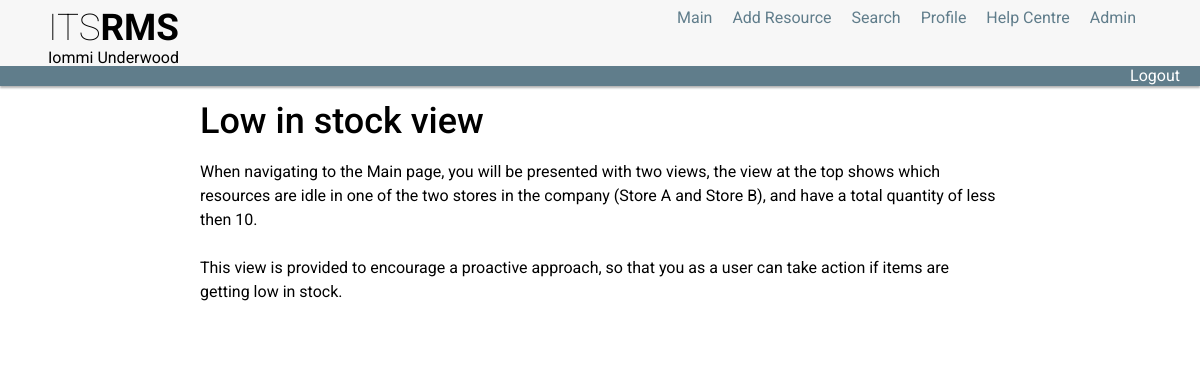
/viewHelp.php?id=4 (signed in), run on the app's committed database.
### tables this page shows
CREATE TABLE `help` (
  `help_id` int(11) NOT NULL AUTO_INCREMENT,
  `help_subject` varchar(100) NOT NULL,
  `help_content` text NOT NULL,
  `help_level_id` int(11) NOT NULL,
  PRIMARY KEY (`help_id`),
  UNIQUE KEY `un_help_subject` (`help_subject`),
  KEY `fk_help_level_id` (`help_level_id`),
  CONSTRAINT `fk_help_level_id` FOREIGN KEY (`help_level_id`) REFERENCES `help_levels` (`help_level_id`)
);

### viewHelp.php (the view, shortened to what this page needs)
<?php
	include_once ("topSection.php");
?>
			<div class="content">
				<div class="container">
					<?php
						$id=$_GET['id'];
							$getTopic = mysql_query ("select help_subject, help_content from help where help_id = \"$id\"");
							$topic = mysql_fetch_array ($getTopic);
							if ($topic) {
							$content = htmlspecialchars($topic ['help_content'], ENT_QUOTES);
								echo "<H1>" . $topic ['help_subject'] . "</H1>";
								echo "<p>" . str_replace(array("\r\n", "\n"), array("<br />", "<br />"), $content) . "</p>";
							} else {
								echo mysql_error();
							}
					?>
				</div>
			</div>
<?php
	include_once ("bottomSection.php");
?>

### css/style.css (style rules this page uses)
body { -webkit-background-size: cover; -moz-background-size: cover; -o-background-size: cover; background-size: cover; font-family: 'Roboto', sans-serif; }
h1,h2,h3,h4,h5,h6 { margin: 0 0 .5em; font-weight: 500; line-height: 1.1; }
h1 { font-size: 2.25em; }
p { margin: 0 0 1.5em; line-height: 1.5; }
.container { max-width: 50em; margin: 0 auto; }
.content { padding: 1em 1.25em; background-color: #fff; margin:70px auto; }
@media (min-width: 42em) { .content { padding: 2em 3em; } }

### data on the page
help: help_subject "Low in stock view", help_content "When navigating to the Main page, you will be presented with two views, the view at the top shows which resources are idle in one of the two stores in the company (Store A and Store B), and have a total quantity of less then 10. This view is provided to encourage a proactive approach, so that you as a user can take action if items are getting low in stock."

### other printed values
$fullName "Iommi Underwood"
